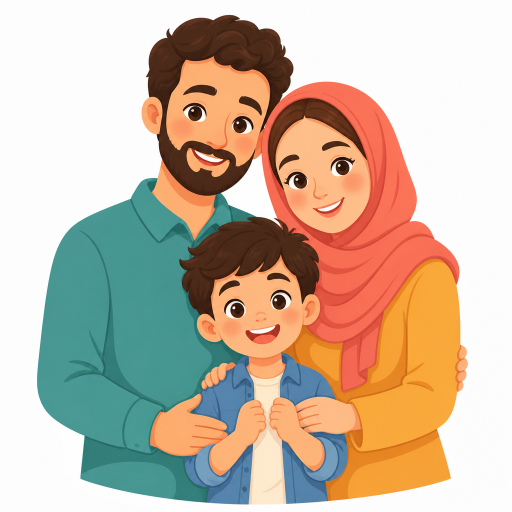
#> input picture marketing/posters/cozger-family-illustration.png, 1024 x 1024 px, given in place of app_icon_clean.png, which was not available (shown at 1/2 size)
$ python build_cozger_instagram.py
#> lines starting #> are read from the running program, lines starting #| are printed output that depends on the picture; after the words box and inside, x2 and y2 are one past the last pixel; in counts of white or black regions, pixels touching at a corner belong together; pictures that were not available may be replaced by others from this repository, and a replacement may not be noted
#!/usr/bin/env python3
"""Engelsiz Club — ÇÖZGER 4:5 Instagram bilgilendirme afişi."""

from __future__ import annotations

from pathlib import Path

from PIL import Image, ImageDraw, ImageFont, ImageFilter, ImageOps

ROOT = Path(__file__).resolve().parents[2]
OUT = Path(__file__).resolve().parent
ICON = ROOT / "assets" / "icon" / "app_icon_clean.png"
FAMILY = OUT / "cozger-doctor-family-illustration.png"

W, H = 1080, 1350

NAVY = (18, 51, 76)
BLUE = (48, 123, 198)
BLUE_SOFT = (222, 239, 252)
GREEN = (40, 153, 100)
GREEN_SOFT = (221, 246, 230)
TEAL = (29, 151, 143)
TEAL_SOFT = (219, 245, 240)
PURPLE = (124, 92, 211)
PURPLE_SOFT = (235, 227, 255)
CORAL = (232, 93, 106)
CORAL_SOFT = (255, 229, 232)
YELLOW = (246, 184, 56)
YELLOW_SOFT = (255, 245, 211)
BRAND = (26, 107, 74)
WHITE = (255, 255, 255)
PAPER = (247, 250, 252)
TEXT = (31, 44, 57)
MUTED = (77, 92, 106)

FONT_REG = "/usr/share/fonts/truetype/noto/NotoSans-Regular.ttf"
FONT_BOLD = "/usr/share/fonts/truetype/noto/NotoSans-Bold.ttf"


def font(size: int, bold: bool = False) -> ImageFont.FreeTypeFont:
    return ImageFont.truetype(FONT_BOLD if bold else FONT_REG, size)


def wrap(draw: ImageDraw.ImageDraw, text: str, fnt: ImageFont.FreeTypeFont, width: int) -> list[str]:
    words = text.split()
    lines: list[str] = []
    current = ""
    for word in words:
        trial = f"{current} {word}".strip()
        if draw.textlength(trial, font=fnt) <= width:
            current = trial
        else:
            if current:
                lines.append(current)
            current = word
    if current:
        lines.append(current)
    return lines


def text_block(
    draw: ImageDraw.ImageDraw,
    text: str,
    x: int,
    y: int,
    fnt: ImageFont.FreeTypeFont,
    fill: tuple[int, int, int],
    width: int,
    line_height: float = 1.24,
) -> int:
    lines = wrap(draw, text, fnt, width)
    step = int(fnt.size * line_height)
    for index, line in enumerate(lines):
        draw.text((x, y + index * step), line, font=fnt, fill=fill)
    return y + len(lines) * step


def card(
    base: Image.Image,
    box: tuple[int, int, int, int],
    fill: tuple[int, int, int],
    accent: tuple[int, int, int],
) -> None:
    x0, y0, x1, y1 = box
    shadow = Image.new("RGBA", base.size, (0, 0, 0, 0))
    shadow_draw = ImageDraw.Draw(shadow)
    shadow_draw.rounded_rectangle(
        (x0 + 2, y0 + 6, x1 + 2, y1 + 8),
        radius=24,
        fill=(17, 45, 66, 28),
    )
    shadow = shadow.filter(ImageFilter.GaussianBlur(8))
    base.alpha_composite(shadow)
    draw = ImageDraw.Draw(base)
    draw.rounded_rectangle(box, radius=24, fill=fill)
    draw.rounded_rectangle((x0, y0, x0 + 12, y1), radius=6, fill=accent)


def title_chip(
    draw: ImageDraw.ImageDraw,
    title: str,
    x: int,
    y: int,
    color: tuple[int, int, int],
) -> None:
    fnt = font(21, True)
    width = draw.textlength(title, font=fnt)
    draw.rounded_rectangle((x, y, x + width + 30, y + 40), radius=14, fill=color)
    draw.text((x + 15, y + 7), title, font=fnt, fill=WHITE)


def paste_logo(base: Image.Image, xy: tuple[int, int], size: int) -> None:
#> called with xy = (38, 28), size = 64
    logo = Image.open(ICON).convert("RGBA").resize((size, size), Image.Resampling.LANCZOS)
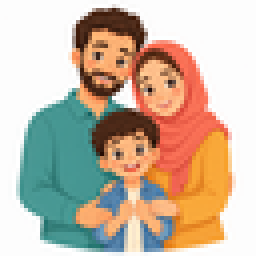
#> logo: PIL image 64x64 RGBA (shown 4 times larger); mean R, G, B, A 201.3, 183.7, 164.6, 255
    pixels = []
    for red, green, blue, alpha in logo.getdata():
        pixels.append(
            (red, green, blue, 0)
            if red > 245 and green > 245 and blue > 245
            else (red, green, blue, alpha)
        )
#> this loop made 4096 passes
#> (red, green, blue) on passes 1 to 3: (253, 253, 253), (253, 253, 253), (253, 253, 253)
#> after the loop, pixels = 4096 items, first 6: (253, 253, 253, 0), (253, 253, 253, 0), (253, 253, 253, 0), (253, 253, 253, 0), (253, 253, 253, 0), (253, 253, 253, 0)
    logo.putdata(pixels)
    base.paste(logo, xy, logo)


def paste_family(base: Image.Image, box: tuple[int, int, int, int]) -> None:
#> called with box = (670, 20, 1040, 275)
    if not FAMILY.exists():
        return
    x0, y0, x1, y1 = box
    width, height = x1 - x0, y1 - y0
    image = Image.open(FAMILY).convert("RGB")
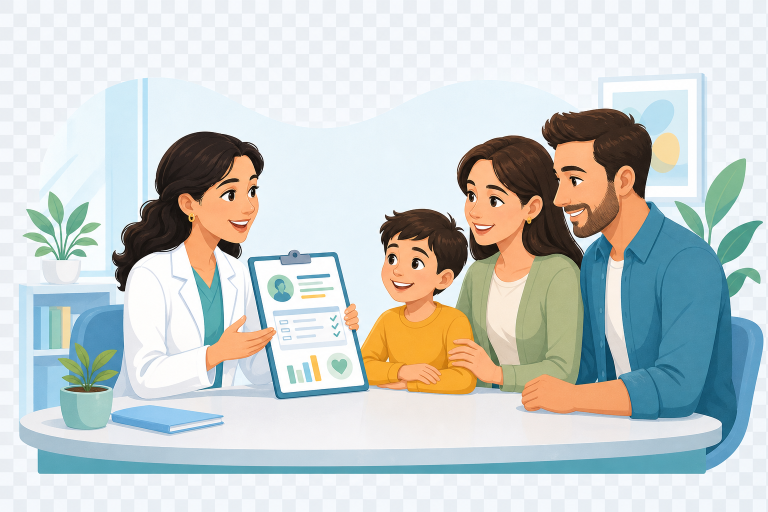
#> input picture marketing/posters/cozger-doctor-family-illustration.png, 1536 x 1024 px (shown at 1/2 size)
#> image is the input picture: PIL image 1536x1024 RGB; mean R, G, B 199.5, 206.1, 204.4
    # Remove the generated checkerboard-style outer background.
    pixels = image.load()
    for py in range(image.height):
        for px in range(image.width):
            red, green, blue = pixels[px, py]
            if red > 225 and green > 230 and blue > 235 and max(red, green, blue) - min(red, green, blue) < 18:
                pixels[px, py] = BLUE_SOFT
    image = ImageOps.fit(
        image,
        (width, height),
        Image.Resampling.LANCZOS,
        centering=(0.52, 0.52),
    ).convert("RGBA")
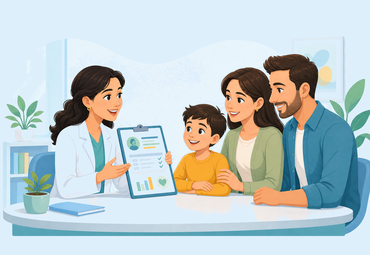
#> image: PIL image 370x255 RGBA; mean R, G, B, A 189.6, 202.4, 204.7, 255
    mask = Image.new("L", (width, height), 0)
#> mask: PIL image 370x255 L; every value is 0
    ImageDraw.Draw(mask).rounded_rectangle(
        (0, 0, width - 1, height - 1),
        radius=32,
        fill=255,
    )
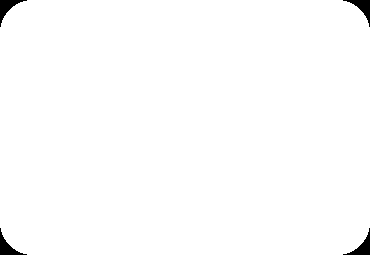
#> mask: PIL image 370x255 L; 99% white; 4 black regions, box (x1, y1, x2, y2) and area: (0, 0, 27, 27) 230, (343, 0, 370, 27) 230, (0, 228, 27, 255) 230, (343, 228, 370, 255) 230
    image.putalpha(mask)
    base.paste(image, (x0, y0), image)


def numbered_step(
    draw: ImageDraw.ImageDraw,
    number: int,
    title: str,
    detail: str,
    x: int,
    y: int,
    width: int,
) -> int:
    draw.ellipse((x, y + 1, x + 34, y + 35), fill=BLUE)
    number_text = str(number)
    number_width = draw.textlength(number_text, font=font(17, True))
    draw.text((x + (34 - number_width) / 2, y + 6), number_text, font=font(17, True), fill=WHITE)
    draw.text((x + 46, y), title, font=font(19, True), fill=NAVY)
    return text_block(draw, detail, x + 46, y + 25, font(15), MUTED, width - 46, 1.22) + 7


def check_item(
    draw: ImageDraw.ImageDraw,
    text: str,
    x: int,
    y: int,
    width: int,
    color: tuple[int, int, int],
    size: int = 16,
) -> int:
    draw.rounded_rectangle((x, y + 2, x + 25, y + 27), radius=8, fill=color)
    draw.text((x + 5, y + 2), "✓", font=font(16, True), fill=WHITE)
    return text_block(draw, text, x + 36, y, font(size), TEXT, width - 36, 1.22) + 7


def build() -> Image.Image:
    base = Image.new("RGB", (W, H), PAPER).convert("RGBA")
    draw = ImageDraw.Draw(base)

    # Header.
    draw.rectangle((0, 0, W, 285), fill=BLUE_SOFT)
    draw.ellipse((-180, 185, 720, 440), fill=(205, 234, 249))
    draw.ellipse((660, -120, 1240, 350), fill=(217, 246, 230))
    paste_logo(base, (38, 28), 64)
    draw.text((114, 34), "Engelsiz Club", font=font(29, True), fill=BRAND)
    draw.text((114, 72), "Aileler için bilgi", font=font(17), fill=MUTED)
    paste_family(base, (670, 20, 1040, 275))

    draw.text((42, 121), "ÇOCUKLAR İÇİN ÖZEL", font=font(31, True), fill=NAVY)
    draw.text((42, 160), "GEREKSİNİM RAPORU", font=font(34, True), fill=BLUE)
    draw.text((42, 205), "(ÇÖZGER)", font=font(42, True), fill=GREEN)
    draw.rounded_rectangle((292, 217, 646, 260), radius=16, fill=YELLOW)
    draw.text((312, 226), "0–18 yaş için resmi rapor", font=font(19, True), fill=NAVY)

    # Definition.
    card(base, (30, 304, 1050, 431), BLUE_SOFT, BLUE)
#> in card, `shadow = Image.new("RGBA", base.size, (0, 0, 0, 0))`: shadow: PIL image 1080x1350 RGBA; every value is 0
    draw = ImageDraw.Draw(base)
    title_chip(draw, "ÇÖZGER NEDİR?", 54, 321, BLUE)
    text_block(
        draw,
        "Çocuğun özel gereksinim düzeyini belirleyen resmi sağlık kurulu raporudur. Engel oranı yerine gereksinim düzeyi yazar; sağlık, eğitim, rehabilitasyon ve sosyal haklara erişimde kullanılır.",
        54,
        371,
        font(17),
        TEXT,
        960,
        1.22,
    )

    # Application.
    card(base, (30, 451, 650, 850), (241, 248, 255), BLUE)
    draw = ImageDraw.Draw(base)
    title_chip(draw, "NASIL ALINIR?", 54, 470, BLUE)
    current_y = 525
    steps = [
        ("Randevu al", "MHRS veya ALO 182'den “ÇÖZGER / 18 yaş altı sağlık kurulu” randevusu alın."),
        ("Kurula başvur", "Yetkili hastanenin sağlık kurulu biriminde dilekçe / başvuru formunu doldurun."),
        ("Muayeneleri tamamla", "Çocuk ilgili uzman hekimlerce değerlendirilir; gerektiğinde tetkik istenir."),
        ("Kurula gir", "Uzman görüşleri sağlık kurulunca değerlendirilerek gereksinim düzeyi belirlenir."),
        ("Raporu teslim al", "Rapor en geç 30 gün içinde tamamlanır; e-Devlet'ten de görüntülenebilir."),
    ]
    for index, (title, detail) in enumerate(steps, start=1):
        current_y = numbered_step(draw, index, title, detail, 54, current_y, 566)
#> this loop made 5 passes
#> current_y on passes 1 to 5: 593, 661, 711, 779, 829

    # Documents.
    card(base, (670, 451, 1050, 850), TEAL_SOFT, TEAL)
    draw = ImageDraw.Draw(base)
    title_chip(draw, "GEREKLİ BELGELER", 694, 470, TEAL)
    current_y = 528
    documents = [
        "Çocuğun kimlik belgesi",
        "Veli / vasi kimlik belgesi",
        "Varsa eski sağlık kurulu raporları",
        "Epikriz, tetkik, reçete ve takip belgeleri",
        "Hastanenin verdiği başvuru formu / dilekçe",
    ]
    for document in documents:
        current_y = check_item(draw, document, 694, current_y, 330, TEAL)
#> this loop made 5 passes
#> current_y on passes 1 to 5: 554, 580, 606, 632, 677
    draw.rounded_rectangle((694, 722, 1026, 820), radius=18, fill=WHITE)
    text_block(
        draw,
        "Çocuğun başvuruda hazır bulunması gerekir. Hastanenin istediği ek belgeler değişebilir.",
        710,
        738,
        font(15, True),
        TEAL,
        300,
        1.2,
    )

    # Benefits.
    card(base, (30, 870, 650, 1130), PURPLE_SOFT, PURPLE)
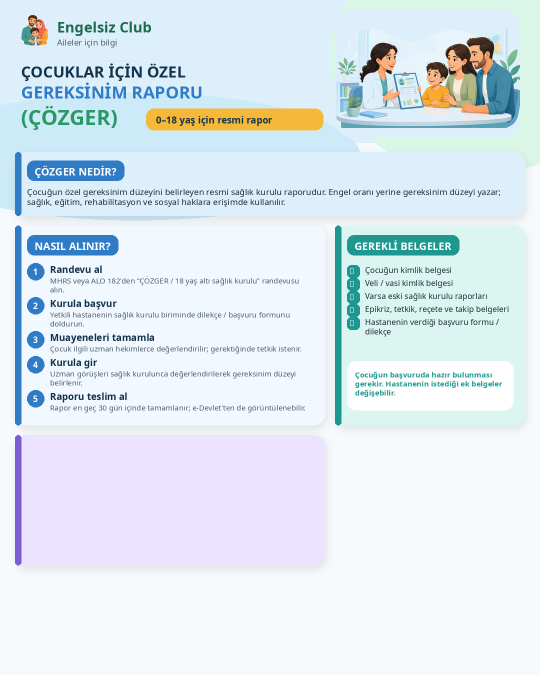
#> base: PIL image 1080x1350 RGBA (shown at 1/2 size); mean R, G, B, A 221.1, 232.3, 239.7, 255
    draw = ImageDraw.Draw(base)
    title_chip(draw, "NE İŞE YARAR?", 54, 888, PURPLE)
    current_y = 943
    benefits = [
        "RAM değerlendirmesi, özel eğitim ve rehabilitasyon",
        "Bakım aylığı / engelli aylığı ve sosyal yardımlar",
        "Cihaz, ortez-protez ve sağlık hizmetleri",
        "Ulaşım, belediye ve ilgili kamu kolaylıkları",
        "Okul ve diğer resmi kurum başvuruları",
    ]
    for benefit in benefits:
        current_y = check_item(draw, benefit, 54, current_y, 566, PURPLE, 15)
#> this loop made 5 passes
#> current_y on passes 1 to 5: 968, 993, 1018, 1043, 1068

    # Important notes.
    card(base, (670, 870, 1050, 1130), CORAL_SOFT, CORAL)
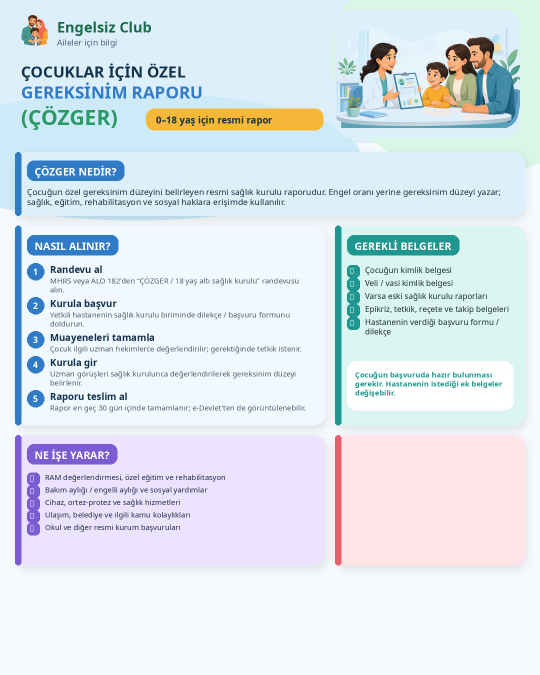
#> base: PIL image 1080x1350 RGBA (shown at 1/2 size); mean R, G, B, A 220.2, 229.1, 237.1, 255
    draw = ImageDraw.Draw(base)
    title_chip(draw, "ÖNEMLİ NOTLAR", 694, 888, CORAL)
    current_y = 943
    notes = [
        "Rapor süreli veya sürekli olabilir.",
        "18 yaş dolunca erişkin raporu sürecine geçilir.",
        "İtiraz, tebliğden itibaren 30 gün içinde İl Sağlık Müdürlüğü'ne yapılabilir.",
        "Haklar, rapordaki düzeye ve kurum şartlarına göre değişir.",
    ]
    for note in notes:
        current_y = check_item(draw, note, 694, current_y, 330, CORAL, 15)
#> this loop made 4 passes
#> current_y on passes 1 to 4: 968, 1011, 1054, 1097

    # Appointment callout.
    card(base, (30, 1150, 1050, 1248), YELLOW_SOFT, YELLOW)
    draw = ImageDraw.Draw(base)
    draw.rounded_rectangle((54, 1171, 207, 1227), radius=20, fill=YELLOW)
    draw.text((80, 1181), "182", font=font(29, True), fill=NAVY)
    draw.text((232, 1168), "Randevu için", font=font(18), fill=MUTED)
    draw.text((232, 1195), "ALO 182 veya MHRS", font=font(27, True), fill=NAVY)
    draw.text((670, 1172), "Sonuç:", font=font(17), fill=MUTED)
    draw.text((670, 1198), "En geç 30 gün", font=font(25, True), fill=GREEN)

    # Footer.
    draw.rectangle((0, 1275, W, H), fill=NAVY)
    draw.text(
        (35, 1292),
        "Kaynak: ÇÖZGER Yönetmeliği · Sağlık Bakanlığı · MHRS",
        font=font(14),
        fill=WHITE,
    )
    draw.text(
        (35, 1320),
        "Bilgilendirme amaçlıdır; güncel hastane ve kurum uygulaması esastır.",
        font=font(13),
        fill=(194, 218, 234),
    )
    return base.convert("RGB")
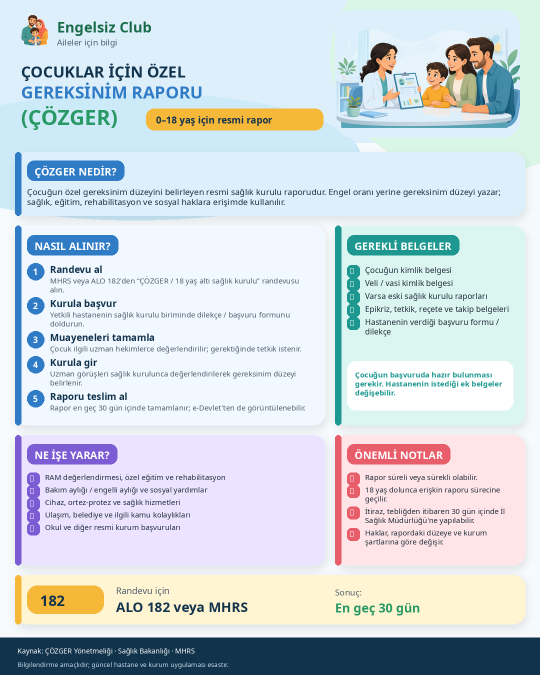
#> returned value: PIL image 1080x1350 RGB (shown at 1/2 size); mean R, G, B 206.7, 215.5, 221.9


def main() -> None:
    OUT.mkdir(parents=True, exist_ok=True)
    poster = build()
    output = OUT / "cozger-instagram-bilgilendirme.png"
    poster.save(output, "PNG", optimize=True)
    print("wrote", output, poster.size)
#| wrote marketing/posters/cozger-instagram-bilgilendirme.png (1080, 1350)

    artifacts = Path("/opt/cursor/artifacts/assets")
    artifacts.mkdir(parents=True, exist_ok=True)
    poster.save(artifacts / output.name, "PNG")


if __name__ == "__main__":
    main()
